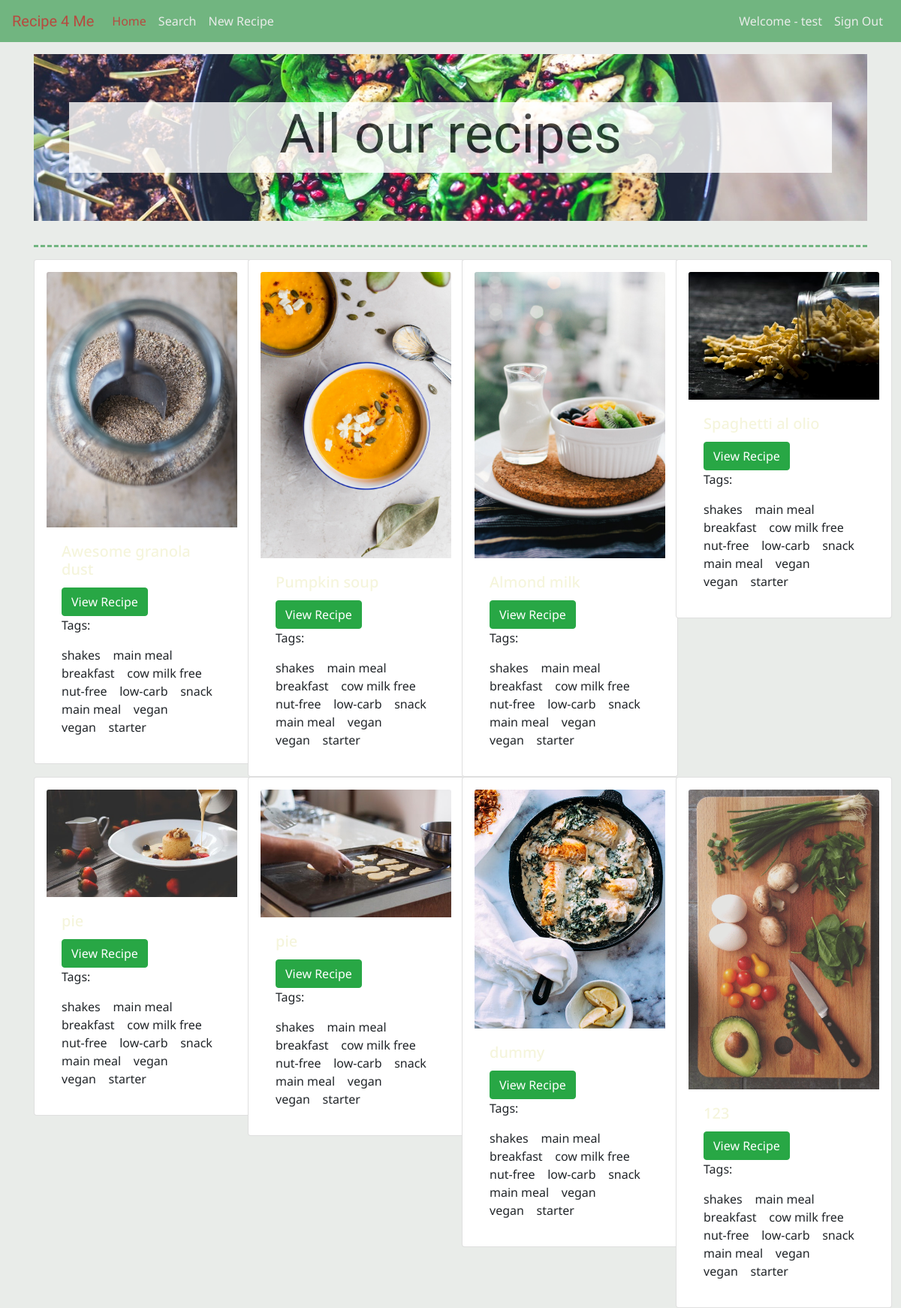
Screenshot of /home.php (signed in) with the database file from the repository.
### tables this page shows
CREATE TABLE `users` (
  `userid` int(11) NOT NULL,
  `username` varchar(30) NOT NULL,
  `userlastname` varchar(30) NOT NULL,
  `useremail` varchar(60) NOT NULL,
  `userpass` varchar(255) NOT NULL
);

CREATE TABLE `recipe` (
  `idRecipe` int(11) NOT NULL,
  `name` varchar(300) NOT NULL,
  `cookingMethod` varchar(8000) NOT NULL,
  `instructions` varchar(8000) NOT NULL,
  `origin` varchar(50) NOT NULL,
  `fk_idImage` int(11) NOT NULL DEFAULT '1',
  `fk_userid` int(11) NOT NULL DEFAULT '1'
);

CREATE TABLE `images` (
  `idImage` int(11) NOT NULL,
  `image` varchar(200) NOT NULL
);

CREATE TABLE `tags` (
  `idTag` int(11) NOT NULL,
  `category` varchar(100) NOT NULL
);

### home.php (the view, shortened to what this page needs)
<?php
require_once 'actions/dbconnect.php';
 $res=mysqli_query($conn, "SELECT * FROM users WHERE userid=".$_SESSION['user']);
 $userRow=mysqli_fetch_array($res, MYSQLI_ASSOC);
 ?>
<!doctype html>
<html lang="en">
  <head>
    <link rel="stylesheet" href="https://maxcdn.bootstrapcdn.com/bootstrap/4.0.0/css/bootstrap.min.css">
    <link rel="stylesheet" href="https://cdnjs.cloudflare.com/ajax/libs/font-awesome/4.7.0/css/font-awesome.min.css">
    <link rel="stylesheet" href="https://maxcdn.bootstrapcdn.com/font-awesome/4.7.0/css/font-awesome.min.css">
    <link rel="stylesheet" href="css/custom.css">
  </head>
  </head>
  <body>
    <nav class="navbar navbar-custom navbar-expand-md fixed-top">
      <a class="navbar-brand" href="index.php" id="brand_text">Recipe 4 Me</a>
      <div class="collapse navbar-collapse" id="navbarCollapse">
        <ul class="navbar-nav mr-auto">
          <li class="nav-item active">
            <a class="nav-link" href="home.php">Home<span class="sr-only">(current)</span></a>
          </li>
          <li class="nav-item">
            <a class="nav-link" href="filter.php">Search</a>
          </li>
          <li class="nav-item">
            <a class="nav-link" href="recipe_create.php">New Recipe</a>
          </li>
        </ul>
        <ul class="navbar-nav navbar-right">
          <li class="nav-item"><span class="nav-link">Welcome - <?php echo $userRow['username']; ?></span></li>
          <li class="nav-item"><a class="nav-link" href="logout.php?logout">Sign Out</a></li>
        </ul>
      </div>
    </nav>
<main role="main" class="container">
<div class='container-full-bg' style='background-image:url(img/header.jpg);'>
    <div class='container special'>
      <div class='jumbotron' id='jumbotron-bg-image'>
        <div class='container'>
          <div class='row'>
            <div class='col-s-12 col-md-12' id='bg_text'>
              <h1 class='display-3 text-center' id='brand_text'>All our recipes</h1>
            </div>
        </div>
      </div>
    </div>
  </div>
</div>
<div><hr class="style5 mt-4"></div>
<div class="row" id="recipe">
  <?php
      $sql = "SELECT `recipe`.`idRecipe`, `images`.`image`, `recipe`.`name`
FROM `recipe`
    LEFT JOIN `images` ON `recipe`.`fk_idImage` = `images`.`idImage`
WHERE (`recipe`.`idRecipe` IS NOT NULL)
ORDER BY `recipe`.`idRecipe` ASC
      ";
      $result = $conn->query($sql);
            while($row = $result->fetch_assoc()) {
      echo"
      <div class='col-sm-3'>
        <div class='card' style='width: 18rem; padding: 1em; minimum-height:'18rem'; maximum-height:'18rem'>
          <img class='card-img-top' src='img/".$row['image']."'>
          <div class='card-body'>
            <h5 class='card-title'>".$row['name']."</h5>
             <form action='' method='get'>
             <a href='recipe.php?id=".$row['idRecipe']."'><button type='button' class='btn btn-success'>View Recipe</button></a>
             </form>
            <p class='card-text'>Tags: </p><span>
        ";
      $sql1 = "SELECT `recipe`.`idRecipe`, `tags`.`category` FROM `recipe`
      LEFT JOIN `recipe_tags` ON `recipe_tags`.`fk_idRecipe` = `recipe`.`idRecipe`
      LEFT JOIN `tags` ON `recipe_tags`.`fk_idTag` = `tags`.`idTag` WHERE (`recipe`.`idRecipe` IS NOT NULL)
  ";
      $result1 = $conn->query($sql1);
        while($row1 = $result1->fetch_assoc()) {
          echo "
          ".$row1['category']."&nbsp;&nbsp;&nbsp;</span>
       ";
      }
      echo"
              </div>
            </div>
          </div>
          ";
         }
  ?>
</div>
</main>
  </body>
</html>

### css/custom.css (style rules this page uses)
body { padding-top: 4.5rem; background: #E9ECE9; font-family: 'Noto Sans', sans-serif; height:100%;width:100%; }
#brand_text { font-family: 'Berkshire Swash', cursive; }
#index_text h3, h5 { font-family: 'Noto Sans', sans-serif; color:#F5F5DC; }
.navbar-custom { background-color: #71B580; }
.navbar-custom .navbar-brand, .navbar-custom .navbar-text { color: #B64B3F; }
.navbar-custom .navbar-nav .nav-link { color: #E9ECE9; }
.navbar-custom .nav-item.active .nav-link, .navbar-custom .nav-item:hover .nav-link { color: #B64B3F; }
hr.style5 { background-color: #E9ECE9; border-top: 3px dashed #71B580; }
#jumbotron-bg-image { background-color:inherit; }
.container-full-bg { width:100%;height:100%;max-width:100%;background-position:center;background-size:cover; }
.container-full-bg .container, .container-full-bg .container .jumbotron { height:100%;width:100%; }
#bg_text { background-color: white; opacity: 0.8; }

### rows the page displays
users: username "test"
recipe: fk_idImage.image (picture), tags.category "main meal", tags.category "breakfast"
recipe: tags.category "shakes", fk_idImage.image (placeholder picture)
recipe: tags.category "cow milk free", fk_idImage.image (picture)
recipe: tags.category "nut-free", fk_idImage.image (picture)
recipe: tags.category "low-carb", tags.category "snack", fk_idImage.image (picture)
recipe: tags.category "main meal", tags.category "vegan", fk_idImage.image (picture)
recipe: tags.category "vegan", fk_idImage.image (picture)
recipe: tags.category "starter", fk_idImage.image (picture)
